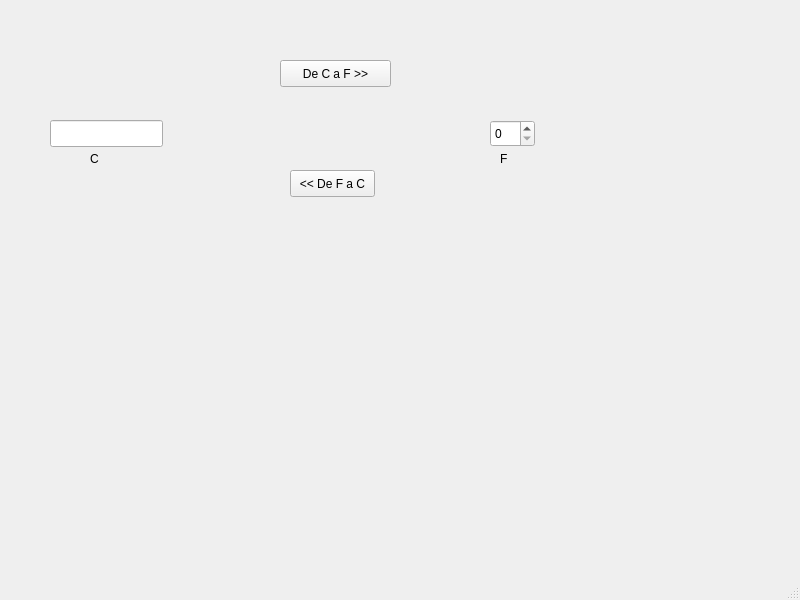
<?xml version="1.0" encoding="UTF-8"?>
<ui version="4.0">
 <class>MainWindow</class>
 <widget class="QMainWindow" name="MainWindow">
  <property name="geometry">
   <rect>
    <x>0</x>
    <y>0</y>
    <width>800</width>
    <height>600</height>
   </rect>
  </property>
  <property name="windowTitle">
   <string>MainWindow</string>
  </property>
  <widget class="QWidget" name="centralwidget">
   <widget class="QPushButton" name="btn_CtoF">
    <property name="geometry">
     <rect>
      <x>280</x>
      <y>60</y>
      <width>111</width>
      <height>27</height>
     </rect>
    </property>
    <property name="text">
     <string>De C a F &gt;&gt;</string>
    </property>
   </widget>
   <widget class="QPushButton" name="btn_FtoC">
    <property name="geometry">
     <rect>
      <x>290</x>
      <y>170</y>
      <width>85</width>
      <height>27</height>
     </rect>
    </property>
    <property name="text">
     <string>&lt;&lt; De F a C</string>
    </property>
   </widget>
   <widget class="QSpinBox" name="spinFahr">
    <property name="geometry">
     <rect>
      <x>490</x>
      <y>120</y>
      <width>45</width>
      <height>27</height>
     </rect>
    </property>
   </widget>
   <widget class="QLineEdit" name="editCel">
    <property name="geometry">
     <rect>
      <x>50</x>
      <y>120</y>
      <width>113</width>
      <height>27</height>
     </rect>
    </property>
   </widget>
   <widget class="QLabel" name="label">
    <property name="geometry">
     <rect>
      <x>90</x>
      <y>150</y>
      <width>54</width>
      <height>17</height>
     </rect>
    </property>
    <property name="text">
     <string>C</string>
    </property>
   </widget>
   <widget class="QLabel" name="label_2">
    <property name="geometry">
     <rect>
      <x>500</x>
      <y>150</y>
      <width>54</width>
      <height>17</height>
     </rect>
    </property>
    <property name="text">
     <string>F</string>
    </property>
   </widget>
  </widget>
  <widget class="QMenuBar" name="menubar">
   <property name="geometry">
    <rect>
     <x>0</x>
     <y>0</y>
     <width>800</width>
     <height>27</height>
    </rect>
   </property>
  </widget>
  <widget class="QStatusBar" name="statusbar"/>
 </widget>
 <resources/>
 <connections/>
</ui>
